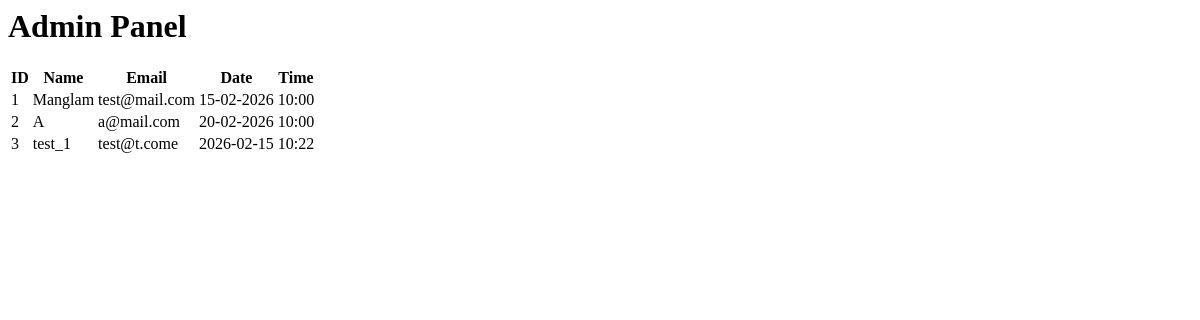
The page /admin on the database as committed earlier.
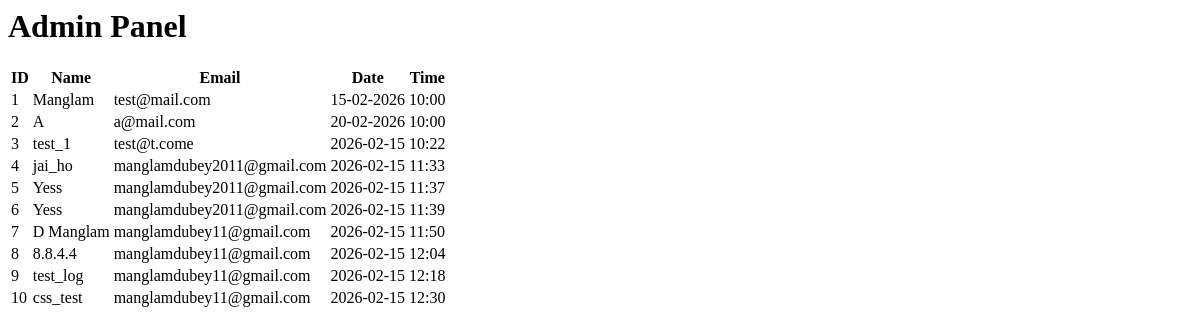
The same page on the database as committed later.
### tables this page shows
CREATE TABLE bookings(
    id INTEGER PRIMARY KEY AUTOINCREMENT,
    name TEXT NOT NULL,
    email TEXT NOT NULL,
    date DATE NOT NULL,
    time TIME NOT NULL
    );

### app.py (the view)
@app.route("/admin")
def admin():
    logger.info("Admin panel viewed")
    bookings = get_all_bookings()
    return render_template("admin.html", bookings=bookings)

### db.py (called while the page is built)
def get_connection():
    return sqlite3.connect(DB_NAME)

def get_all_bookings():
    conn = get_connection()
    cursor = conn.cursor()
    cursor.execute("SELECT * FROM bookings")
    rows = cursor.fetchall()
    conn.close()
    return rows

### templates/admin.html
<div class="container">
    <h1>Admin Panel</h1>
    <table>
        <tr>
            <th>ID</th>
            <th>Name</th>
            <th>Email</th>
            <th>Date</th>
            <th>Time</th>
        </tr>
        {% for booking in bookings %}
        <tr>
            <td>{{ booking[0] }}</td>
            <td>{{ booking[1] }}</td>
            <td>{{ booking[2] }}</td>
            <td>{{ booking[3] }}</td>
            <td>{{ booking[4] }}</td>
        </tr>
        {% endfor %}
    </table>
</div>

Rows that differ between the two databases and show on the page:
added bookings: id "4", name "jai_ho", email "manglamdubey2011@gmail.com", date "2026-02-15", time "11:33"
added bookings: id "5", name "Yess", email "manglamdubey2011@gmail.com", date "2026-02-15", time "11:37"
added bookings: id "6", name "Yess", email "manglamdubey2011@gmail.com", date "2026-02-15", time "11:39"
added bookings: id "7", name "D Manglam", email "manglamdubey11@gmail.com", date "2026-02-15", time "11:50"
added bookings: id "8", name "8.8.4.4", email "manglamdubey11@gmail.com", date "2026-02-15", time "12:04"
added bookings: id "9", name "test_log", email "manglamdubey11@gmail.com", date "2026-02-15", time "12:18"
added bookings: id "10", name "css_test", email "manglamdubey11@gmail.com", date "2026-02-15", time "12:30"
